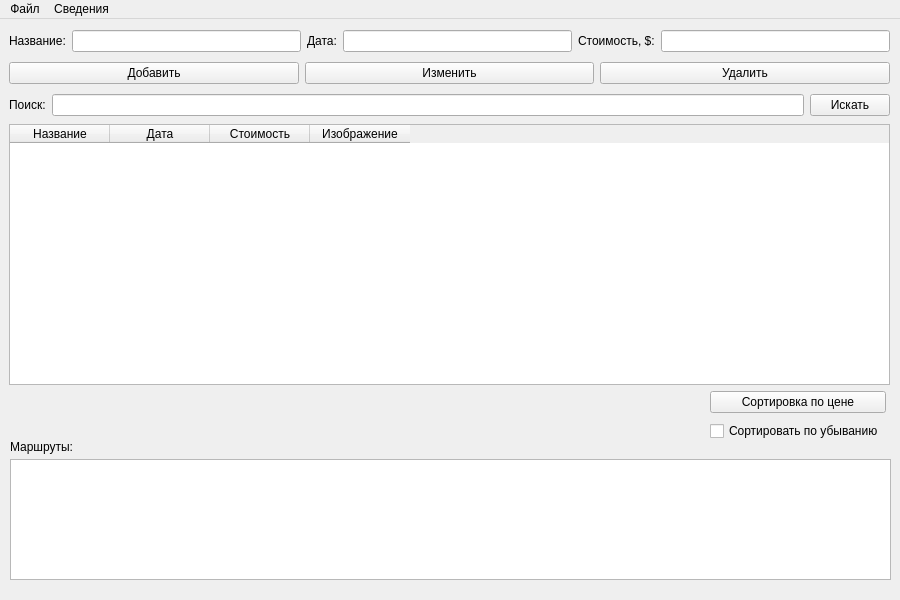
<?xml version="1.0" encoding="UTF-8"?>
<ui version="4.0">
 <class>MainWindow</class>
 <widget class="QMainWindow" name="MainWindow">
  <property name="geometry">
   <rect>
    <x>0</x>
    <y>0</y>
    <width>900</width>
    <height>600</height>
   </rect>
  </property>
  <property name="windowTitle">
   <string>Travels</string>
  </property>
  <widget class="QWidget" name="centralwidget">
   <widget class="QTableWidget" name="tableWidget">
    <property name="geometry">
     <rect>
      <x>9</x>
      <y>105</y>
      <width>881</width>
      <height>261</height>
     </rect>
    </property>
    <column>
     <property name="text">
      <string>Название</string>
     </property>
    </column>
    <column>
     <property name="text">
      <string>Дата</string>
     </property>
    </column>
    <column>
     <property name="text">
      <string>Стоимость</string>
     </property>
    </column>
    <column>
     <property name="text">
      <string>Изображение</string>
     </property>
    </column>
   </widget>
   <widget class="QListWidget" name="listWidget">
    <property name="geometry">
     <rect>
      <x>10</x>
      <y>440</y>
      <width>881</width>
      <height>121</height>
     </rect>
    </property>
   </widget>
   <widget class="QWidget" name="">
    <property name="geometry">
     <rect>
      <x>9</x>
      <y>9</y>
      <width>881</width>
      <height>26</height>
     </rect>
    </property>
    <layout class="QHBoxLayout" name="lay2">
     <item>
      <widget class="QLabel" name="label_name">
       <property name="text">
        <string>Название:</string>
       </property>
      </widget>
     </item>
     <item>
      <widget class="QLineEdit" name="nameEdit"/>
     </item>
     <item>
      <widget class="QLabel" name="label_date">
       <property name="text">
        <string>Дата:</string>
       </property>
      </widget>
     </item>
     <item>
      <widget class="QLineEdit" name="dateEdit"/>
     </item>
     <item>
      <widget class="QLabel" name="label_cost">
       <property name="text">
        <string>Стоимость, $:</string>
       </property>
      </widget>
     </item>
     <item>
      <widget class="QLineEdit" name="costEdit"/>
     </item>
    </layout>
   </widget>
   <widget class="QWidget" name="">
    <property name="geometry">
     <rect>
      <x>9</x>
      <y>41</y>
      <width>881</width>
      <height>26</height>
     </rect>
    </property>
    <layout class="QHBoxLayout" name="knopki">
     <item>
      <widget class="QPushButton" name="add">
       <property name="text">
        <string>Добавить</string>
       </property>
      </widget>
     </item>
     <item>
      <widget class="QPushButton" name="edit">
       <property name="text">
        <string>Изменить</string>
       </property>
      </widget>
     </item>
     <item>
      <widget class="QPushButton" name="deleteB">
       <property name="text">
        <string>Удалить</string>
       </property>
      </widget>
     </item>
    </layout>
   </widget>
   <widget class="QWidget" name="">
    <property name="geometry">
     <rect>
      <x>9</x>
      <y>73</y>
      <width>881</width>
      <height>26</height>
     </rect>
    </property>
    <layout class="QHBoxLayout" name="lay1">
     <item>
      <widget class="QLabel" name="label_search">
       <property name="text">
        <string>Поиск:</string>
       </property>
      </widget>
     </item>
     <item>
      <widget class="QLineEdit" name="searchEdit"/>
     </item>
     <item>
      <widget class="QPushButton" name="search">
       <property name="text">
        <string>Искать</string>
       </property>
      </widget>
     </item>
    </layout>
   </widget>
   <widget class="QLabel" name="label_list">
    <property name="geometry">
     <rect>
      <x>10</x>
      <y>420</y>
      <width>63</width>
      <height>16</height>
     </rect>
    </property>
    <property name="text">
     <string>Маршруты:</string>
    </property>
   </widget>
   <widget class="QWidget" name="">
    <property name="geometry">
     <rect>
      <x>710</x>
      <y>370</y>
      <width>176</width>
      <height>54</height>
     </rect>
    </property>
    <layout class="QVBoxLayout" name="verticalLayout">
     <item>
      <widget class="QPushButton" name="sort">
       <property name="text">
        <string>Сортировка по цене</string>
       </property>
      </widget>
     </item>
     <item>
      <widget class="QCheckBox" name="sortcheck">
       <property name="text">
        <string>Сортировать по убыванию</string>
       </property>
      </widget>
     </item>
    </layout>
   </widget>
  </widget>
  <widget class="QMenuBar" name="menuBar">
   <property name="geometry">
    <rect>
     <x>0</x>
     <y>0</y>
     <width>900</width>
     <height>21</height>
    </rect>
   </property>
   <widget class="QMenu" name="menu">
    <property name="title">
     <string>Файл</string>
    </property>
    <addaction name="open"/>
    <addaction name="saveas"/>
   </widget>
   <widget class="QMenu" name="menu_2">
    <property name="title">
     <string>Сведения</string>
    </property>
    <addaction name="about"/>
   </widget>
   <addaction name="menu"/>
   <addaction name="menu_2"/>
  </widget>
  <action name="saveas">
   <property name="text">
    <string>Сохранить как</string>
   </property>
  </action>
  <action name="open">
   <property name="text">
    <string>Открыть</string>
   </property>
  </action>
  <action name="about">
   <property name="text">
    <string>О программе</string>
   </property>
  </action>
 </widget>
 <resources/>
 <connections/>
</ui>
